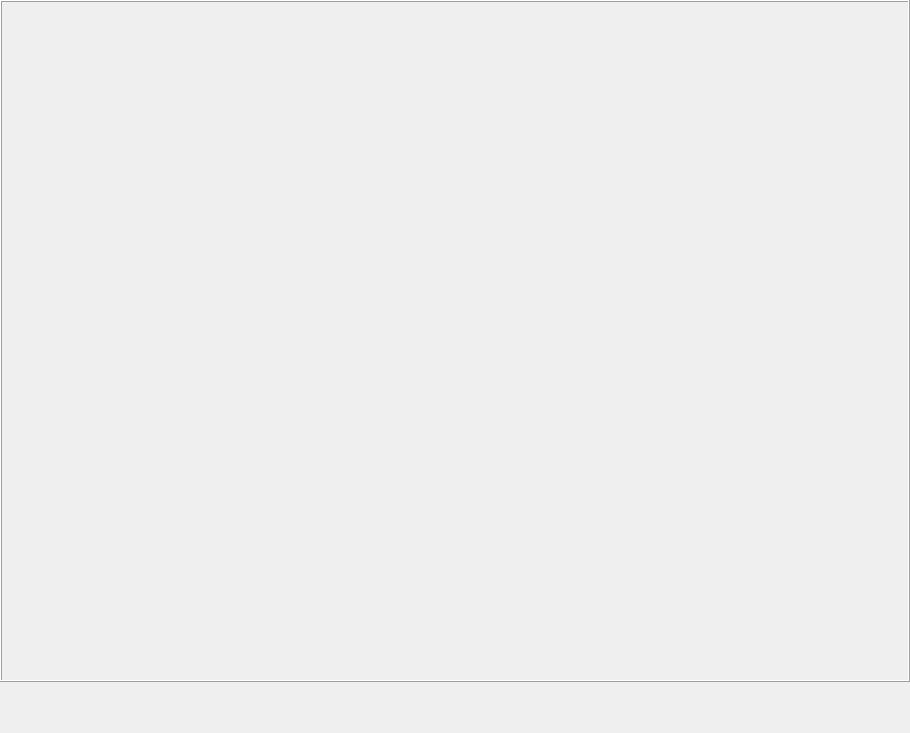
<?xml version="1.0" encoding="UTF-8"?>
<ui version="4.0">
 <class>Form</class>
 <widget class="QWidget" name="Form">
  <property name="geometry">
   <rect>
    <x>0</x>
    <y>0</y>
    <width>910</width>
    <height>733</height>
   </rect>
  </property>
  <property name="windowTitle">
   <string>Form</string>
  </property>
  <layout class="QGridLayout" name="gridLayout_2">
   <property name="leftMargin">
    <number>0</number>
   </property>
   <property name="topMargin">
    <number>0</number>
   </property>
   <property name="rightMargin">
    <number>0</number>
   </property>
   <property name="bottomMargin">
    <number>0</number>
   </property>
   <property name="horizontalSpacing">
    <number>0</number>
   </property>
   <item row="1" column="0">
    <widget class="QWidget" name="play_bar" native="true">
     <property name="maximumSize">
      <size>
       <width>16777215</width>
       <height>45</height>
      </size>
     </property>
     <layout class="QVBoxLayout" name="verticalLayout">
      <property name="spacing">
       <number>0</number>
      </property>
      <property name="leftMargin">
       <number>0</number>
      </property>
      <property name="topMargin">
       <number>0</number>
      </property>
      <property name="rightMargin">
       <number>0</number>
      </property>
      <property name="bottomMargin">
       <number>0</number>
      </property>
     </layout>
    </widget>
   </item>
   <item row="0" column="0">
    <widget class="QFrame" name="canvas">
     <property name="frameShape">
      <enum>QFrame::Box</enum>
     </property>
     <property name="frameShadow">
      <enum>QFrame::Raised</enum>
     </property>
     <layout class="QGridLayout" name="gridLayout_3">
      <property name="leftMargin">
       <number>0</number>
      </property>
      <property name="topMargin">
       <number>0</number>
      </property>
      <property name="rightMargin">
       <number>0</number>
      </property>
      <property name="bottomMargin">
       <number>0</number>
      </property>
     </layout>
    </widget>
   </item>
  </layout>
 </widget>
 <resources/>
 <connections/>
</ui>
